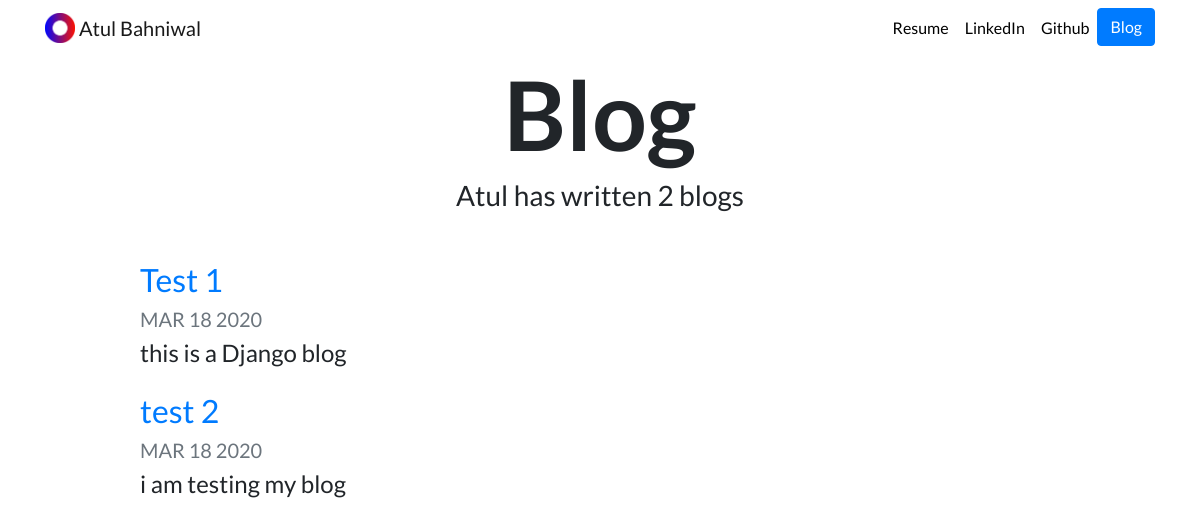
Page /blog/ on the earlier database version.
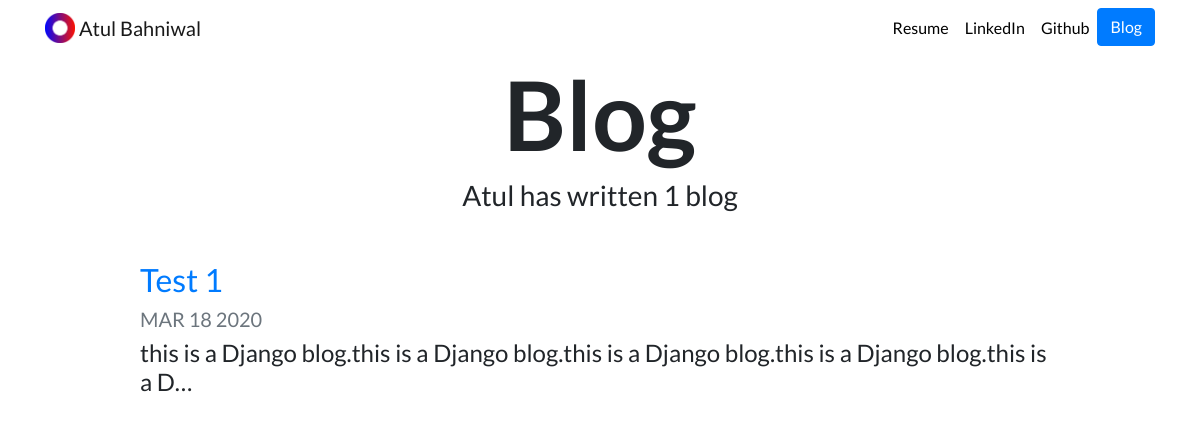
Same page on the later database version.
### blog/models.py (models this page shows, shortened)
class Blog(models.Model):
    title = models.CharField(max_length=200)
    description = models.TextField()
    date = models.DateField()

### blog/views.py (the view)
# urls.py: path('', views.all_blogs, name='all_blogs'),
def all_blogs(request):
    blogs = Blog.objects.order_by('-date')
    return render(request, 'blogs/all_blogs.html', {'blogs': blogs})

### blog/templates/blogs/all_blogs.html
{% extends "portfolio/base.html" %} {% load static %} {% block content %}
<h1 id="blogtitle" class="font-weight-bold text-center">Blog</h1>
<h3 class="text-center mb-5">
  Atul has written {{ blogs.count }} blog{{ blogs.count|pluralize }}
</h3>
{% for blog in blogs %}
<div class="row justify-content-center my-3">
  <div class="col-md-10">
    <a href="{% url 'blog:detail' blog.id %}">
      <h2>{{ blog.title }}</h2>
    </a>
    <h5 class="text-muted">{{ blog.date|date:'M d Y'|upper }}</h5>
    <h4>{{ blog.description|striptags|truncatechars:100 }}</h4>
  </div>
</div>
{% endfor %} {% endblock %}

Differences in the rows shown:
removed Blog: title "test 2", date "MAR 18 2020", description "i am testing my blog"
changed Blog "Test 1": description "this is a Django blog" → "this is a Django blog.this is a Django blog.this is a Django blog.this is a Django blog.this is a D…"
Other differences:
{{ blogs.count }}: "2" → "1"
